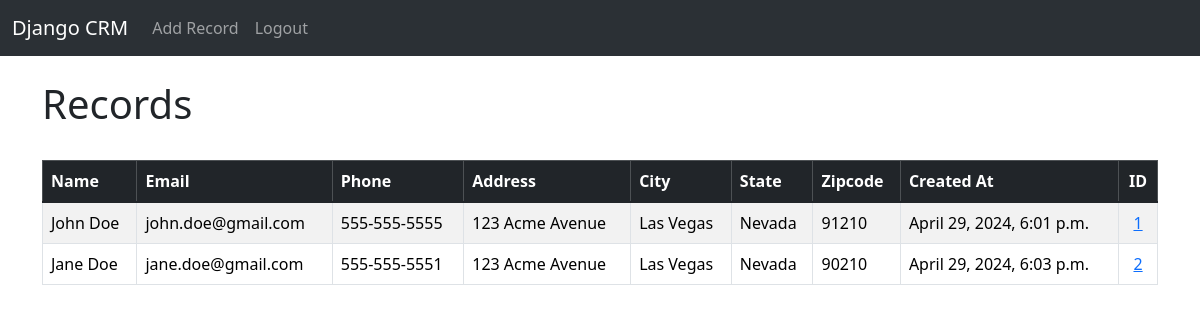
The app's page / (signed in), older data.
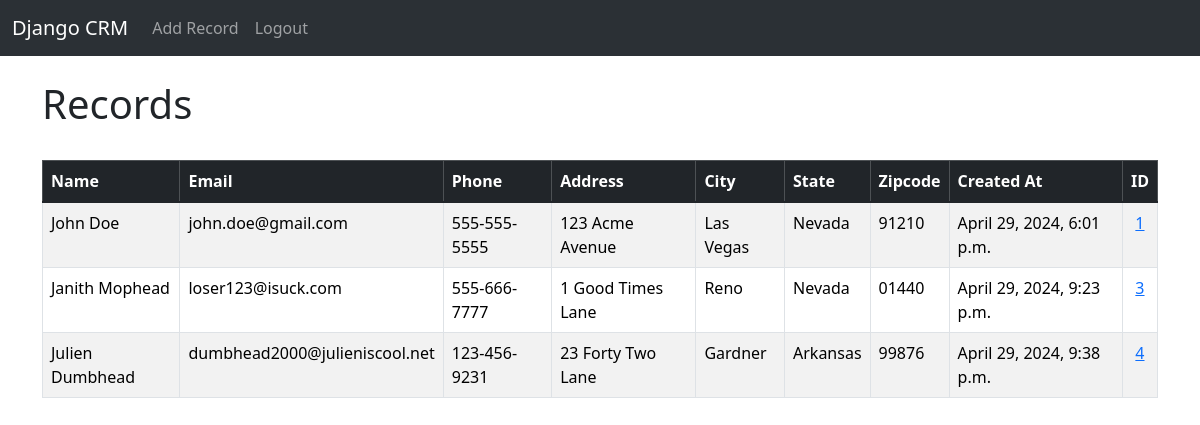
The same page, newer data.
### website/models.py (models this page shows, shortened)
class Record(models.Model):
    created_at = models.DateTimeField(auto_now_add=True)
    first_name = models.CharField(max_length=50)
    last_name = models.CharField(max_length=50)
    email = models.EmailField(max_length=50)
    phone = models.CharField(max_length=12)
    address = models.CharField(max_length=100)
    city = models.CharField(max_length=50)
    state = models.CharField(max_length=50)
    zipcode = models.CharField(max_length=15)

### website/views.py (the view)
# urls.py: 2. Add a URL to urlpatterns:  path('', views.home, name='home')
def home(request):
    records = Record.objects.all()
    if request.method == 'POST':
        username = request.POST['username']
        password = request.POST['password']
        user = authenticate(request, username=username, password=password)
        if user is not None:
            login(request, user)
            messages.success(request, "You Have Been Logged In!")
            return redirect('home')
        else:
            messages.success(request, "There Was An Error. Please Try Again...")
            return redirect('home')
    else:
        return render(request, 'home.html', {'records':records})

### website/templates/home.html (shortened to what this page needs)
{% extends 'base.html' %}
{% block content %}
    {% if user.is_authenticated %}
    <h1>Records</h1>
    <br>
    <table class="table table-striped table-hover table-bordered">
        <thead class="table-dark">
          <tr>
            <th scope="col">Name</th>
            <th scope="col">Email</th>
            <th scope="col">Phone</th>
            <th scope="col">Address</th>
            <th scope="col">City</th>
            <th scope="col">State</th>
            <th scope="col">Zipcode</th>
            <th scope="col">Created At</th>
            <th scope="col" class="text-center">ID</th>
          </tr>
        </thead>
        <tbody class="table-group-divider">
        {% if records %}
            {% for record in records %}
            <tr>
                <td>{{ record.first_name }} {{ record.last_name }}</td>
                <td>{{ record.email }}</td>
                <td>{{ record.phone }}</td>
                <td>{{ record.address }}</td>
                <td>{{ record.city }}</td>
                <td>{{ record.state }}</td>
                <td>{{ record.zipcode }}</td>
                <td>{{ record.created_at }}</td>
                <td class="text-center"><a href="{% url 'record' record.id %}">{{ record.id }}</a></td>
            </tr>
            {% endfor %}
        {% endif %}
        </tbody>
      </table>
    {% endif %}
{% endblock %}

### website/templates/base.html (shortened to what this page needs)
<!DOCTYPE html>
<html lang="en">
    <head>
        <link href="https://cdn.jsdelivr.net/npm/bootstrap@5.3.3/dist/css/bootstrap.min.css" rel="stylesheet">
    </head>
    <body>
        {% include 'navbar.html' %}
        <br>
        <div class="container">
            {% block content %}
            {% endblock %}
        </div>
    </body>
</html>

### website/templates/navbar.html (shortened to what this page needs)
<nav class="navbar navbar-expand-lg bg-body-tertiary" data-bs-theme="dark">
    <div class="container-fluid">
      <a class="navbar-brand" href="{% url 'home' %}">Django CRM</a>
      <div class="collapse navbar-collapse" id="navbarSupportedContent">
        <ul class="navbar-nav me-auto mb-2 mb-lg-0">
          {% if user.is_authenticated %}
          <li class="nav-item">
            <a class="nav-link" href="{% url 'add_record' %}">Add Record</a>
          </li>
          <li class="nav-item">
            <a class="nav-link" href="{% url 'logout' %}">Logout</a>
          </li>
          {% endif %}
        </ul>
      </div>
    </div>
  </nav>

Row changes from the older to the newer data that the page shows:
removed Record: first_name "Jane", last_name "Doe", email "jane.doe@gmail.com", phone "555-555-5551", address "123 Acme Avenue", city "Las Vegas", state "Nevada", zipcode "90210", created_at "April 29, 2024, 6:03 p.m.", id "2"
added Record: first_name "Janith", last_name "Mophead", email "loser123@isuck.com", phone "555-666-7777", address "1 Good Times Lane", city "Reno", state "Nevada", zipcode "01440", created_at "April 29, 2024, 9:23 p.m.", id "3"
added Record: first_name "Julien", last_name "Dumbhead", email "dumbhead2000@julieniscool.net", phone "123-456-9231", address "23 Forty Two Lane", city "Gardner", state "Arkansas", zipcode "99876", created_at "April 29, 2024, 9:38 p.m.", id "4"
